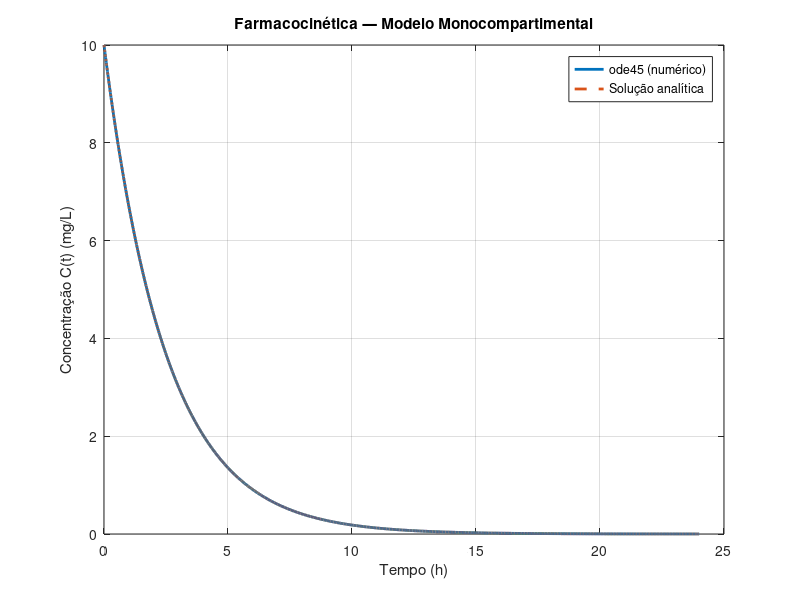
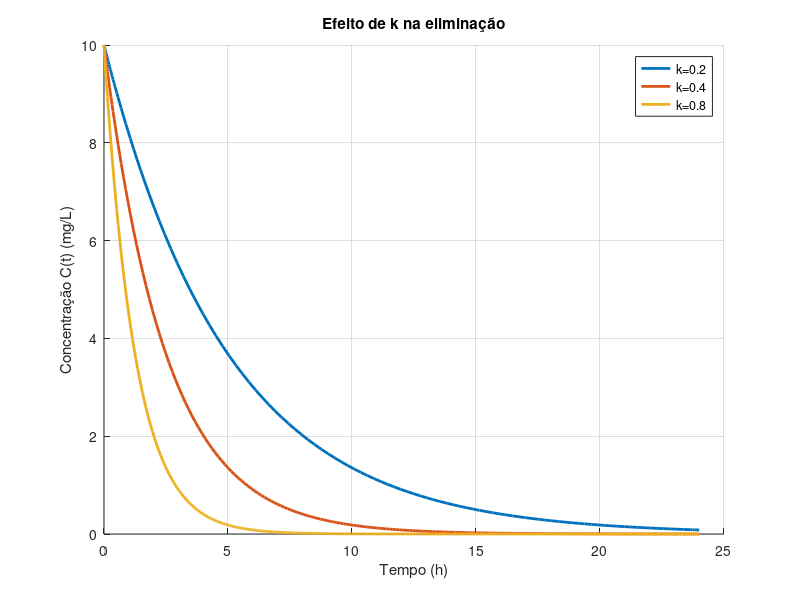

Write the MATLAB code that produced these figures, in order.
%% Farmacocinética

clear;
close all;
clc;

%% Parâmetros base
C0 = 10;          % mg/L
k  = 0.4;         % 1/h
tspan = [0 24];   % horas

t_plot = tspan(1):0.001:tspan(2);

%% Solver settings
opts = odeset('RelTol',1e-6,'AbsTol',1e-9);

%% ============================
% FIGURA 1 — ode45 vs analítica
% ============================
odefun = @(t,C) -k*C;

[t,C] = ode45(odefun, tspan, C0, opts);
C_ana = C0 * exp(-k*t_plot);

fig1 = figure('Color','w','Position',[100 100 900 550]);
plot(t, C, 'LineWidth', 2); hold on
plot(t_plot, C_ana, '--', 'LineWidth', 2); hold off

title('Farmacocinética — Modelo Monocompartimental')
xlabel('Tempo (h)')
ylabel('Concentração C(t) (mg/L)')
legend('ode45 (numérico)','Solução analítica','Location','northeast')
grid on


%% ============================
% FIGURA 2 — efeito de k
% ============================
k_list = [0.2 0.4 0.8];  % 1/h

fig2 = figure('Color','w','Position',[100 100 900 550]);
hold on
for kk = k_list
    [t2,C2] = ode45(@(t,C) -kk*C, tspan, C0, opts);
    plot(t2, C2, 'LineWidth', 2);
end
hold off

title('Efeito de k na eliminação')
xlabel('Tempo (h)')
ylabel('Concentração C(t) (mg/L)')
legend("k=0.2","k=0.4","k=0.8",'Location','northeast')
grid on
